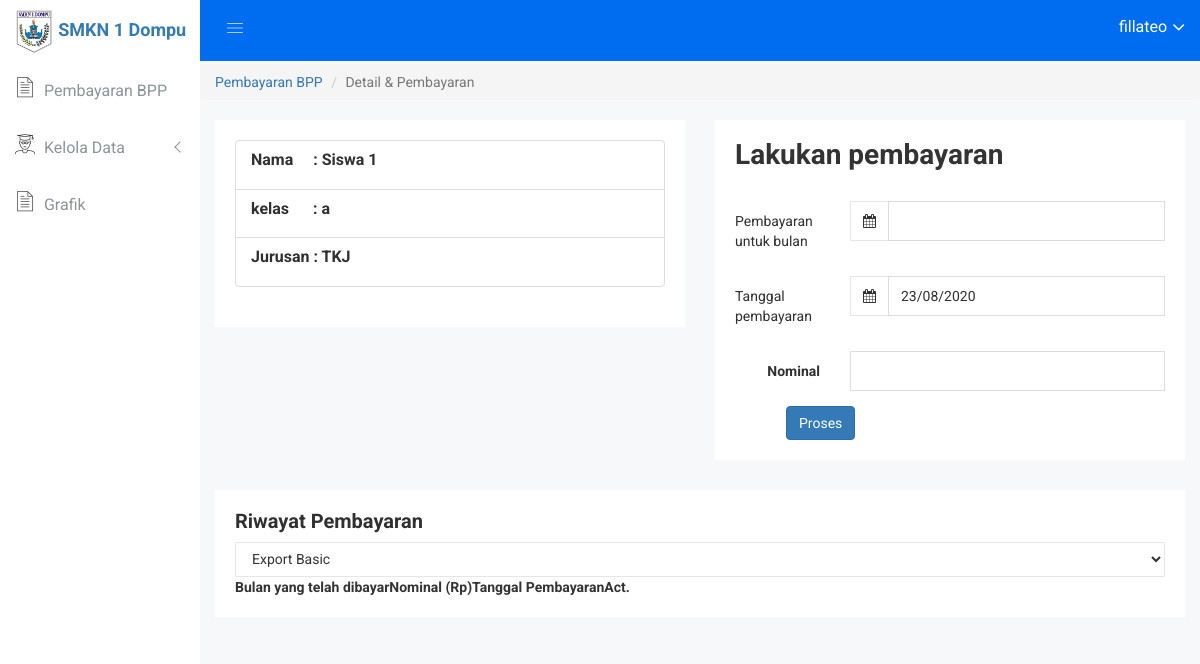
Page /detail_siswa/1/ (signed in) on the earlier database version.
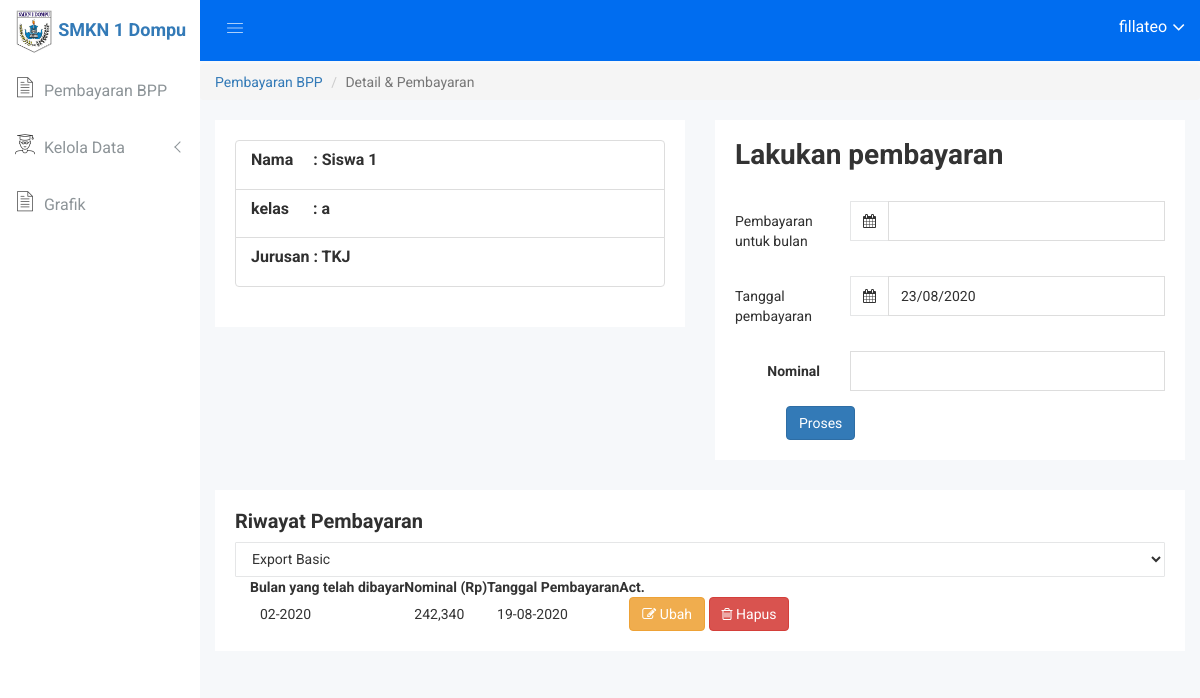
Same page on the later database version.
### app_bpp/models.py (models this page shows, shortened)
class Siswa(models.Model):
	nama = models.CharField(max_length=100)
	kelas = models.ForeignKey(Kelas, on_delete=models.CASCADE, related_name='daftar_siswa')
	jurusan = models.ForeignKey(Jurusan, on_delete=models.CASCADE, related_name='daftar_siswa')
	class Meta:
		verbose_name_plural="Daftar Siswa"

class Kelas(models.Model):
	nama = models.CharField(max_length=100)
	class Meta:
		verbose_name_plural = "Daftar Kelas"
	def __str__(self):
		return self.nama

class Jurusan(models.Model):
	nama = models.CharField(max_length=200)
	class Meta:
		verbose_name_plural = "Daftar Jurusan"
	def __str__(self):
		return self.nama

class Pembayaran(models.Model):
	id_siswa = models.IntegerField()
	bulan_yang_dibayar = models.DateField()
	nominal_yang_dibayar = models.IntegerField()
	tanggal_pembayaran = models.DateField()
	class Meta:
		verbose_name_plural = "Daftar Pembayaran"

### app_bpp/views.py (the view, shortened to what this page needs)
# urls.py: url(r'^detail_siswa/(?P<pk>\d+)/$', detail_siswa_dan_pembayaran_view, name="detail_siswa"),
@login_required
def detail_siswa_dan_pembayaran_view(request, pk):
	siswa = get_object_or_404(Siswa, pk=pk)
	form = PembayaranForm(request.POST or None)
	riwayat_pembayaran = Pembayaran.objects.filter(id_siswa=pk).order_by('-id')
	context = {
		'siswa': siswa,
		'current_date': timezone.now().date().strftime("%d/%m/%Y"),
		'form': form,
		'riwayat_pembayaran': riwayat_pembayaran,
	}
	return render(request, 'app_bpp/detail_pembayaran_siswa.html', context)

### app_bpp/forms.py
class PembayaranForm(forms.ModelForm):
    class Meta:
        model = Pembayaran
        fields = '__all__'

### app_bpp/templates/app_bpp/detail_pembayaran_siswa.html (shortened to what this page needs)
{% extends "base.html" %}
{% load humanize %}
{% block breadcrumb %}
<li class="breadcrumb-item"><a href="{% url "app_bpp:home" %}">Pembayaran BPP</a></li>
<li class="breadcrumb-item active" aria-current="page">Detail & Pembayaran</li>
{% endblock breadcrumb %}
{% block content %}
<div class="analytics-sparkle-area">
	<div class="container-fluid">
		<div class="row">
			<div class="col-lg-6 col-md-6 col-sm-6 col-xs-12">
				<div class="analytics-sparkle-line reso-mg-b-30">
					<div class="analytics-content">
						<ul class="list-group list-group-flush">
							<li class="list-group-item"><h5>Nama &nbsp; &nbsp; : {{ siswa.nama }}</h5></li>
							<li class="list-group-item"><h5>kelas &nbsp; &nbsp; &nbsp;: {{ siswa.kelas }}</h5></li>
							<li class="list-group-item"><h5>Jurusan : {{ siswa.jurusan }}</h5></li>
						</ul>
					</div>
				</div>
			</div>
			<div class="col-lg-6 col-md-6 col-sm-6 col-xs-12">
				<div class="analytics-sparkle-line reso-mg-b-30">
					<div class="analytics-content">
						<h1>Lakukan pembayaran</h1>
						<form method="POST" action="">
							<br>
							<div class="form-group-inner data-custon-pick" id="data_4">
								<div class="row">
									<div class="col-lg-3 col-md-3 col-sm-3 col-xs-12">
										<label class="login2 pull-right pull-right-pro">Pembayaran untuk bulan</label>
									</div>
									<div class="col-lg-9 col-md-9 col-sm-9 col-xs-12">
										<div class="input-group date">
											<span class="input-group-addon"><i class="fa fa-calendar"></i></span>
											<input type="text" name="{{ form.bulan_yang_dibayar.name }}" required="" class="form-control" autocomplete="off">
										</div>
									</div>
								</div>
							</div>
							<div class="form-group-inner data-custon-pick" id="tanggal">
								<div class="row">
									<div class="col-lg-3 col-md-3 col-sm-3 col-xs-12">
										<label class="login2 pull-right pull-right-pro">{{ form.tanggal_pembayaran.label }}</label>
									</div>
									<div class="col-lg-9 col-md-9 col-sm-9 col-xs-12">
										<div class="input-group date">
											<span class="input-group-addon"><i class="fa fa-calendar"></i></span>
											<input type="text" name="{{ form.tanggal_pembayaran.name }}" required="" class="form-control" autocomplete="off" value="{{ current_date }}">
										</div>
									</div>
								</div>
							</div>
							<div class="form-group-inner">
								<div class="row">
									<div class="col-lg-3 col-md-3 col-sm-3 col-xs-12">
										<label class="login2 pull-right pull-right-pro">Nominal</label>
									</div>
									<div class="col-lg-9 col-md-9 col-sm-9 col-xs-12">
										<input autocomplete="off" name="{{ form.nominal_yang_dibayar.name }}" required="" type="text" class="form-control" id="rupiah" data-a-sign="Rp. " data-a-dec="," data-a-sep=".">
									</div>
								</div>
							</div>
							<div class="form-group-inner ml-3">
								<button class="btn btn-custon-three btn-primary" style="margin-left:51px;" type="submit">Proses</button>
							</div>
						</form>
					</div>
				</div>
			</div>
		</div>
	</div>
</div>
<div class="product-sales-area mg-tb-30">
	<div class="container-fluid">
		<div class="row">
			<div class="data-table-area mg-b-15 mg-t-20">
				<div class="container-fluid">
					<div class="row">
						<div class="col-lg-12 col-md-12 col-sm-12 col-xs-12">
							<div class="sparkline13-list">
								<div class="sparkline13-hd">
									<div class="main-sparkline13-hd">
										<h1>Riwayat <span class="table-project-n">Pembayaran</span> </h1>
									</div>
								</div>
								<div class="sparkline13-graph">
									<div class="datatable-dashv1-list custom-datatable-overright">
										<div id="toolbar">
											<select class="form-control dt-tb">
												<option value="">Export Basic</option>
											</select>
										</div>
										<table id="table" data-toggle="table" data-pagination="true" data-search="true" data-show-columns="true" data-show-pagination-switch="true" data-show-refresh="true" data-key-events="true" data-show-toggle="true" data-resizable="true" data-cookie="true"
										data-cookie-id-table="saveId" data-show-export="true" data-click-to-select="true" data-toolbar="#toolbar">
										<thead>
											<tr>
												<th data-field="state" data-checkbox="true"></th>
												<th data-field="name">Bulan yang telah dibayar</th>
												<th data-field="email">Nominal (Rp)</th>
												<th data-field="phone">Tanggal Pembayaran</th>
												<th data-field="date">Act.</th>
											</tr>
										</thead>
										<tbody>
											{% for pembayaran in riwayat_pembayaran %}
											<tr>
												<td></td>
												<td>{{ pembayaran.bulan_yang_dibayar|date:"m-Y" }}</td>
												<td>{{ pembayaran.nominal_yang_dibayar|intcomma }}</td>
												<td>{{ pembayaran.tanggal_pembayaran|date:"d-m-Y " }}</td>
												<td>
													<a href="{% url "app_bpp:ubah_riwayat_pembayaran" id_siswa=siswa.pk pk=pembayaran.pk %}" class="btn btn-custon-three btn-warning" style="color: white;"><i class="fa fa-pencil-square-o" aria-hidden="true"></i> Ubah</a>
													<a onclick="return confirm('hapus riwayat pembayaran untuk bulan {{ pembayaran.bulan_yang_dibayar|date:"m/Y" }}?')" href="{% url "app_bpp:hapus_riwayat_pembayaran" id_siswa=pembayaran.id_siswa pk=pembayaran.pk %}" class="btn btn-custon-three btn-danger" style="color: white;"><i class="fa fa-trash-o" aria-hidden="true"></i> Hapus</a>
												</td>
											</tr>
											{% endfor %}
										</tbody>
									</table>
								</div>
							</div>
						</div>
					</div>
				</div>
			</div>
		</div>
	</div>
</div>
</div>
{% endblock content %}

### templates/base.html (shortened to what this page needs)
<!DOCTYPE html>
{% load static %}
<html class="no-js" lang="en">
<head>
    {% include "snippets/styles.html" %}
</head>
<body>
    {% include "snippets/left_sidebar.html" %}
    <div class="all-content-wrapper">
        <div class="container-fluid">
            <div class="row">
                <div class="col-lg-12 col-md-12 col-sm-12 col-xs-12">
                    <div class="logo-pro">
                        <h4 style="margin-top: 8px;"><a href="{% url "app_bpp:home" %}"><img src="{% static "img/logo/logo-smk.jpg" %}" alt="" width="40" /> SMKN 1 Dompu</a></h4>
                    </div>
                </div>
            </div>
        </div>
        <div class="header-advance-area">
            <div class="header-top-area">
                <div class="container-fluid">
                    <div class="row">
                        <div class="col-lg-12 col-md-12 col-sm-12 col-xs-12">
                            <div class="header-top-wraper">
                                <div class="row">
                                    <div class="col-lg-1 col-md-0 col-sm-1 col-xs-12">
                                        <div class="menu-switcher-pro">
                                            <button type="button" id="sidebarCollapse" class="btn bar-button-pro header-drl-controller-btn btn-info navbar-btn">
                                                <i class="educate-icon educate-nav"></i>
                                            </button>
                                        </div>
                                    </div>
                                    <div class="col-lg-5 col-md-5 col-sm-12 col-xs-12">
                                        <div class="header-right-info">
                                            <ul class="nav navbar-nav mai-top-nav header-right-menu">
                                                <li class="nav-item">
                                                    <a href="#" data-toggle="dropdown" role="button" aria-expanded="false" class="nav-link dropdown-toggle">
                                                        <span class="admin-name">{{ user }}</span>
                                                        <i class="fa fa-angle-down edu-icon edu-down-arrow"></i>
                                                    </a>
                                                        </li>
                                                    </ul>
                                        </div>
                                    </div>
                                </div>
                            </div>
                        </div>
                    </div>
                </div>
            </div>
        </div>
        <nav aria-label="breadcrumb">
            <ol class="breadcrumb">
                {% block breadcrumb %}{% endblock breadcrumb %}
            </ol>
        </nav>
        {% block content %}{% endblock content %}
    </div>
</body>
</html>

### templates/snippets/styles.html (shortened to what this page needs)
{% load static %}
        <link rel="stylesheet" href="{% static "css/bootstrap.min.css" %}">
        <link rel="stylesheet" href="{% static "css/font-awesome.min.css" %}">
        <link rel="stylesheet" href="{% static "css/owl.carousel.css" %}">
        <link rel="stylesheet" href="{% static "css/owl.theme.css" %}">
        <link rel="stylesheet" href="{% static "css/owl.transitions.css" %}">
        <link rel="stylesheet" href="{% static "css/animate.css" %}">
        <link rel="stylesheet" href="{% static "css/normalize.css" %}">
        <link rel="stylesheet" href="{% static "css/meanmenu.min.css" %}">
        <link rel="stylesheet" href="{% static "css/main.css" %}">
        <link rel="stylesheet" href="{% static "css/educate-custon-icon.css" %}">
        <link rel="stylesheet" href="{% static "css/morrisjs/morris.css" %}">
        <link rel="stylesheet" href="{% static "css/scrollbar/jquery.mCustomScrollbar.min.css" %}">
        <link rel="stylesheet" href="{% static "css/metisMenu/metisMenu.min.css" %}">
        <link rel="stylesheet" href="{% static "css/metisMenu/metisMenu-vertical.css" %}">
        <link rel="stylesheet" href="{% static "css/calendar/fullcalendar.min.css" %}">
        <link rel="stylesheet" href="{% static "css/calendar/fullcalendar.print.min.css" %}">
        <link rel="stylesheet" href="{% static "style.css" %}">
        <link rel="stylesheet" href="{% static "css/responsive.css" %}">
        <link rel="stylesheet" href="{% static "css/data-table/bootstrap-table.css" %}">
        <link rel="stylesheet" href="{% static "css/data-table/bootstrap-editable.css" %}">
        <link rel="stylesheet" href="{% static "css/duallistbox/bootstrap-duallistbox.min.css" %}">
            <link rel="stylesheet" href="{% static "css/datapicker/datepicker3.css" %}">
        <link rel="stylesheet" href="{% static "css/preloader/preloader-style.css" %}">
        <link rel="stylesheet" href="{% static "css/alerts.css" %}">
        <link rel="stylesheet" href="{% static "css/c3/c3.min.css" %}">

### templates/snippets/left_sidebar.html (shortened to what this page needs)
{% load static %}
<div class="left-sidebar-pro">
    <nav id="sidebar" class="">
        <div class="sidebar-header">
            <h4 style="margin-top: 8px;"><a href="{% url "app_bpp:home" %}"><img src="{% static "img/logo/logo-smk.jpg" %}" alt="" width="40" /> SMKN 1 Dompu</a></h4>
        </div>
        <div class="left-custom-menu-adp-wrap comment-scrollbar">
            <nav class="sidebar-nav left-sidebar-menu-pro">
                <ul class="metismenu" id="menu1">
                    <li>
                        <a title="Menu home BPP" href="{% url "app_bpp:home" %}" aria-expanded="false"><span class="educate-icon educate-data-table icon-wrap"></span> <span class="mini-click-non">Pembayaran BPP</span></a>
                    </li>
                    <li>
                        <a class="has-arrow" href="all-students.html" aria-expanded="false"><span class="educate-icon educate-student icon-wrap"></span> <span class="mini-click-non">Kelola Data</span></a>
                    </li>
                    <li>
                        <a title="Grafik siswa" href="{% url "app_bpp:chart" %}" aria-expanded="false"><span class="educate-icon educate-data-table icon-wrap"></span> <span class="mini-click-non">Grafik</span></a>
                    </li>
                </ul>
            </nav>
        </div>
    </nav>
</div>

### templates/snippets/scripts.html (shortened to what this page needs)
{% load static %}

### static/css/main.css (style rules this page uses)
html { color: #222; font-size: 1em; line-height: 1.4; }
audio, canvas, iframe, img, svg, video { vertical-align: middle; }

### static/css/metisMenu/metisMenu-vertical.css (style rules this page uses)
.sidebar-nav { background: #fff; }
.sidebar-nav ul { padding: 0; margin: 0; list-style: none; background: #f5f5f5; }
.sidebar-nav .metismenu { background: #fff; display: -webkit-box; display: -ms-flexbox; display: flex; -webkit-box-orient: vertical; -webkit-box-direction: normal; -ms-flex-direction: column; flex-direction: column; }
.sidebar-nav .metismenu li + li { margin-top: 5px; }
.sidebar-nav .metismenu li:last-child { margin-bottom: 5px; }
.sidebar-nav .metismenu > li { display: -webkit-box; display: -ms-flexbox; display: flex; -webkit-box-orient: vertical; -webkit-box-direction: normal; -ms-flex-direction: column; flex-direction: column; position: relative; }
.sidebar-nav .metismenu a { position: relative; display: block; padding: 13px 15px; color: #444; outline-width: 0; transition: all .3s ease-out; font-size:16px; font-weight:400; }
.sidebar-nav .metismenu li .icon-wrap { margin-right:5px; font-size:20px; color:#303030; }

### static/css/datapicker/datepicker3.css (style rules this page uses)
.input-group.date .input-group-addon { cursor:pointer }

Differences in the rows shown:
added Pembayaran: bulan_yang_dibayar "02-2020", nominal_yang_dibayar "242,340", tanggal_pembayaran "19-08-2020"
